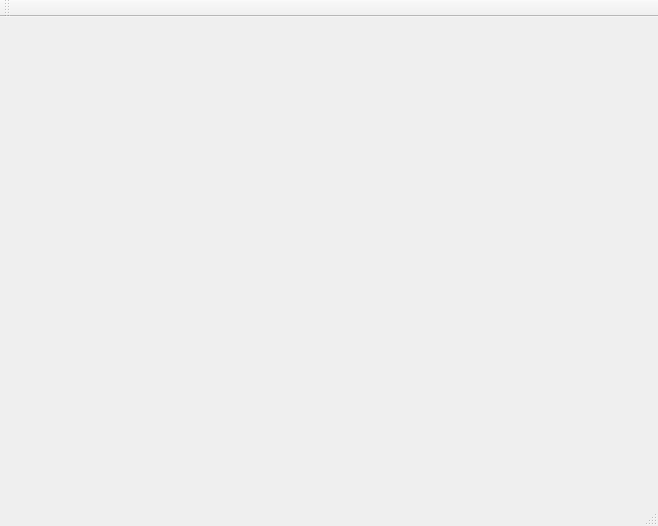
<?xml version="1.0" encoding="UTF-8"?>
<ui version="4.0">
 <class>MainWindow</class>
 <widget class="QMainWindow" name="MainWindow">
  <property name="geometry">
   <rect>
    <x>0</x>
    <y>0</y>
    <width>658</width>
    <height>526</height>
   </rect>
  </property>
  <property name="windowTitle">
   <string>MainWindow</string>
  </property>
  <widget class="QWidget" name="centralWidget"/>
  <widget class="QMenuBar" name="menuBar">
   <property name="geometry">
    <rect>
     <x>0</x>
     <y>0</y>
     <width>658</width>
     <height>22</height>
    </rect>
   </property>
  </widget>
  <widget class="QToolBar" name="mainToolBar">
   <attribute name="toolBarArea">
    <enum>TopToolBarArea</enum>
   </attribute>
   <attribute name="toolBarBreak">
    <bool>false</bool>
   </attribute>
  </widget>
  <widget class="QStatusBar" name="statusBar"/>
 </widget>
 <layoutdefault spacing="6" margin="11"/>
 <resources/>
 <connections/>
</ui>
